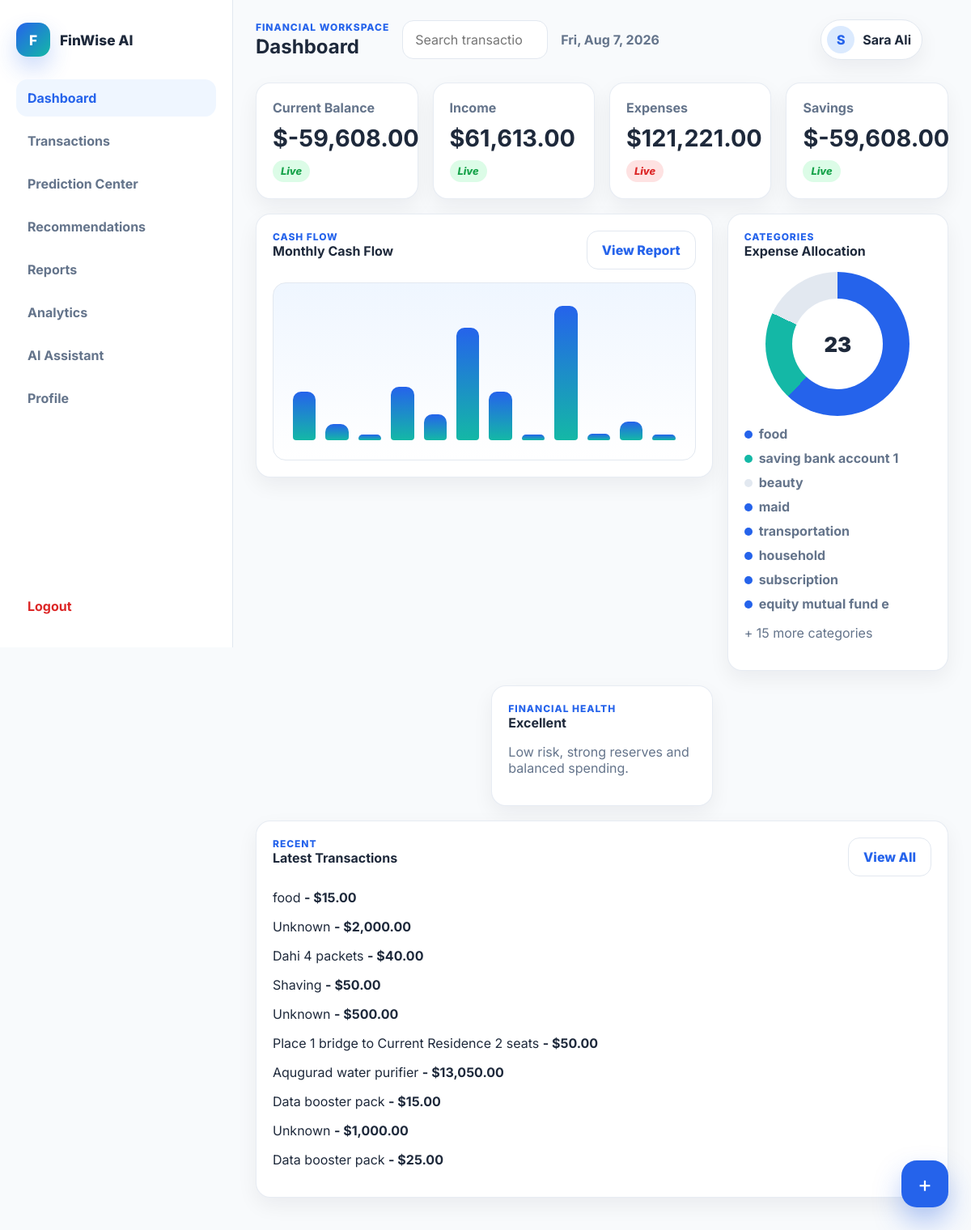
/dashboard (signed in), run on the app's committed database.
### models/user.py (models this page shows, shortened)
class User(db.Model):
    __tablename__ = "users"
    id = db.Column(db.Integer, primary_key=True)
    name = db.Column(db.String(100), nullable=False)
    email = db.Column(db.String(255), unique=True, nullable=False)
    password_hash = db.Column(db.String(255), nullable=False)
    age = db.Column(db.Integer)
    country = db.Column(db.String(100))
    occupation_level = db.Column(db.String(100))
    salary = db.Column(db.Float)
    created_at = db.Column(
        db.DateTime,
        default=datetime.utcnow
    )
    transactions = db.relationship(
        "Transaction",
        back_populates="user",
        cascade="all, delete-orphan"
    )

### models/transaction.py (models this page shows, shortened)
class Transaction(db.Model):
    __tablename__ = "transactions"
    id = db.Column(db.Integer, primary_key=True)
    user_id = db.Column(
        db.Integer,
        db.ForeignKey("users.id"),
        nullable=False
    )
    date = db.Column(db.Date, nullable=False)
    category = db.Column(db.String(100), nullable=False)
    note = db.Column(db.Text)
    amount = db.Column(db.Float, nullable=False)
    type = db.Column(db.String(20), nullable=False)
    currency = db.Column(
        db.String(10),
        default="USD"
    )
    created_at = db.Column(
        db.DateTime,
        default=datetime.utcnow
    )
    user = db.relationship(
        "User",
        back_populates="transactions"
    )

### app.py (the view)
@app.route("/dashboard")
@login_required
def dashboard():
    summary = dashboard_context(current_user())
    return render_template(
        "app/dashboard.html",
        page_title="Dashboard",
        active_page="dashboard",
        summary=summary,
        cash_flow_bars=summary["cash_flow_bars"]
    )

### app.py (called while the page is built, shortened)
def current_user():
    user_id = session.get("user_id")
    if not user_id:
        return None
    return db.session.get(User, user_id)

def login_required(view):
    @wraps(view)
    def wrapper(*args, **kwargs):
        if current_user() is None:
            return redirect(url_for("login"))
        return view(*args, **kwargs)
    return wrapper

@app.context_processor
def inject_user():
    user = current_user()
    return {
        "user": user,
        "money": money
    }

### services/finance_service.py (called while the page is built)
def money(value):
    return f"${Decimal(value or 0):,.2f}"

def user_transactions(user):
    return (
        Transaction.query
        .filter_by(user_id=user.id)
        .order_by(
            Transaction.date.desc(),
            Transaction.id.desc()
        )
        .all()
    )

def totals(user):
    income = Decimal("0")
    expenses = Decimal("0")
    for tx in user_transactions(user):
        amount = Decimal(str(tx.amount))
        if tx.type == "income":
            income += amount
        else:
            expenses += amount
    return {
        "income": income,
        "expenses": expenses,
        "balance": income - expenses,
        "savings": income - expenses,
    }

def category_breakdown(user):
    result = defaultdict(Decimal)
    for tx in user_transactions(user):
        if tx.type == "expense":
            result[tx.category] += Decimal(str(tx.amount))
    return dict(result)

def cash_flow_bars(user):
    monthly = defaultdict(Decimal)
    for tx in user_transactions(user):
        amount = Decimal(str(tx.amount))
        if tx.type == "income":
            monthly[tx.date.strftime("%Y-%m")] += amount
        else:
            monthly[tx.date.strftime("%Y-%m")] -= amount
    values = [abs(monthly[key]) for key in sorted(monthly)[-12:]]
    if not values:
        return ""
    maximum = max(values)
    if maximum == 0:
        return ",".join("0" for _ in values)
    return ",".join(str(max(4, round((value / maximum) * 100))) for value in values)

def dashboard_context(user):
    t = totals(user)
    recent = user_transactions(user)[:10]
    breakdown = category_breakdown(user)
    return {
        "current_balance": money(t["balance"]),
        "income": money(t["income"]),
        "expenses": money(t["expenses"]),
        "savings": money(t["savings"]),
        "recent_transactions": recent,
        "category_breakdown": breakdown,
        "cash_flow_bars": cash_flow_bars(user),
    }

### templates/app/dashboard.html (shortened to what this page needs)
{% extends "layout/base.html" %}
{% block styles %}
<link rel="stylesheet" href="{{ url_for('static', filename='css/dashboard.css') }}">
{% endblock %}
{% block content %}
<section class="dashboard-grid">
  <article class="card stat-card">
    <span>Current Balance</span>
    <strong>{{ summary.current_balance }}</strong>
    <em class="trend">Live</em>
  </article>
  <article class="card stat-card">
    <span>Income</span>
    <strong>{{ summary.income }}</strong>
    <em class="trend">Live</em>
  </article>
  <article class="card stat-card">
    <span>Expenses</span>
    <strong>{{ summary.expenses }}</strong>
    <em class="trend is-down">Live</em>
  </article>
  <article class="card stat-card">
    <span>Savings</span>
    <strong>{{ summary.savings }}</strong>
    <em class="trend">Live</em>
  </article>
  <article class="card chart-card wide">
    <div class="card-header">
      <div>
        <p class="eyebrow">Cash Flow</p>
        <h2>Monthly Cash Flow</h2>
      </div>
      <button class="ghost-button">
        View Report
      </button>
    </div>
    <div class="chart-placeholder">
      <div class="bars" data-bars="{{ cash_flow_bars }}"></div>
    </div>
  </article>
  <article class="card chart-card">
    <div class="card-header">
      <div>
        <p class="eyebrow">Categories</p>
        <h2>Expense Allocation</h2>
      </div>
    </div>
    <div class="donut">
      <span>{{ summary.category_breakdown|length }}</span>
    </div>
    <ul class="legend">
    {% for name, amount in summary.category_breakdown.items() %}
      {% if loop.index <= 8 %}
        <li><b></b>{{ name }}</li>
      {% endif %}
    {% else %}
      <li><b></b>No expenses</li>
    {% endfor %}
    </ul>
    {% if summary.category_breakdown|length > 8 %}
    <p class="muted">+ {{ summary.category_breakdown|length - 8 }} more categories</p>
    {% endif %}
  </article>
  <article class="card health-card">
    <p class="eyebrow">Financial Health</p>
    <strong>{{ financial_health|default('Excellent') }}</strong>
    <p class="muted">
      Low risk, strong reserves and balanced spending.
    </p>
  </article>
  <article class="card transactions-card">
    <div class="card-header">
      <div>
        <p class="eyebrow">Recent</p>
        <h2>Latest Transactions</h2>
      </div>
      <a class="ghost-button" href="{{ url_for('transactions') }}">
        View All
      </a>
    </div>
    <div class="mini-list">
      {% for tx in summary.recent_transactions %}
      <p>
        <span>{{ tx.note or tx.category }}</span>
        <strong>
          {{ '+' if tx.type=='income' else '-' }}
          {{ money(tx.amount) }}
        </strong>
      </p>
      {% else %}
      <p>
        <span>No transactions</span>
        <strong>$0.00</strong>
      </p>
      {% endfor %}
    </div>
  </article>
</section>
<button
    class="fab"
    type="button"
    data-open-modal="quickAdd">
    +
</button>
{% endblock %}

### templates/layout/base.html (shortened to what this page needs)
<!DOCTYPE html>
<html lang="en">
<head>
  <link rel="stylesheet" href="{{ url_for('static', filename='css/style.css') }}">
  <link rel="stylesheet" href="{{ url_for('static', filename='css/responsive.css') }}">
  {% block styles %}{% endblock %}
</head>
<body class="{{ 'auth-body' if auth_page else 'app-body' }}">
{% if auth_page %}
    {% block auth_content %}{% endblock %}
{% else %}
<div class="shell">
    <aside class="sidebar" id="sidebar">
        <a class="brand" href="{{ url_for('dashboard') }}" aria-label="FinWise AI dashboard">
            <span class="brand-mark">F</span>
            <span>FinWise AI</span>
        </a>
        <nav class="side-nav" aria-label="Primary navigation">
            <a class="{{ 'is-active' if active_page == 'dashboard' }}"
               href="{{ url_for('dashboard') }}">
                Dashboard
            </a>
            <a class="{{ 'is-active' if active_page == 'transactions' }}"
               href="{{ url_for('transactions') }}">
                Transactions
            </a>
            <a class="{{ 'is-active' if active_page == 'predictions' }}"
               href="{{ url_for('predictions') }}">
                Prediction Center
            </a>
            <a class="{{ 'is-active' if active_page == 'recommendations' }}"
               href="{{ url_for('recommendations') }}">
                Recommendations
            </a>
            <a class="{{ 'is-active' if active_page == 'reports' }}"
               href="{{ url_for('reports') }}">
                Reports
            </a>
            <a class="{{ 'is-active' if active_page == 'analytics' }}"
               href="{{ url_for('admin_login') }}">
                Analytics
            </a>
            <a class="{{ 'is-active' if active_page == 'chatbot' }}"
               href="{{ url_for('chatbot') }}">
                AI Assistant
            </a>
            <a class="{{ 'is-active' if active_page == 'profile' }}"
               href="{{ url_for('profile') }}">
                Profile
            </a>
        </nav>
        <a class="logout-link" href="{{ url_for('logout') }}">
            Logout
        </a>
    </aside>
    <main class="workspace">
        <header class="topbar">
            <div>
                <p class="eyebrow">Financial workspace</p>
                <h1>{{ page_title }}</h1>
            </div>
            <form class="global-search" role="search">
                <input
                    type="search"
                    id="globalSearch"
                    placeholder="Search transactions, reports, insights">
            </form>
            <time class="current-date" id="currentDate"></time>
            <a class="user-pill" href="{{ url_for('profile') }}">
                <span>{{ user.name[:1] }}</span>
                <strong>{{ user.name }}</strong>
            </a>
        </header>
        {% block content %}{% endblock %}
    </main>
</div>
{% endif %}
</body>
</html>

### static/css/dashboard.css (style rules this page uses)
.dashboard-grid { display:grid; grid-template-columns:repeat(12,1fr); gap:18px; align-items:start; }
.dashboard-grid>.stat-card { grid-column:span 3; }
.dashboard-grid>.wide { grid-column:1 / span 8; }
.dashboard-grid>.chart-card:not(.wide) { grid-column:9 / span 4; }
.health-card { grid-column:5 / span 4; }
.transactions-card { grid-column:1 / -1; }

### data on the page
User: name "S", name "Sara Ali"
Transaction: category "food", note+category "food", type "-", amount "$15.00"
Transaction: category "saving bank account 1", note "Unknown", type "-", amount "$2,000.00"
Transaction: category "beauty", note "Shaving", type "-", amount "$50.00"
Transaction: category "maid", note "Unknown", type "-", amount "$500.00"
Transaction: category "transportation", note "Place 1 bridge to Current Residence 2 seats", type "-", amount "$50.00"
Transaction: category "household", note "Aqugurad water purifier", type "-", amount "$13,050.00"
Transaction: category "subscription", note "Data booster pack", type "-", amount "$15.00"
Transaction: category "equity mutual fund e", note "Unknown", type "-", amount "$1,000.00"
Transaction: note "Dahi 4 packets", type "-", amount "$40.00"
Transaction: note "Data booster pack", type "-", amount "$25.00"

### other printed values
{{ page_title }} "Dashboard"
{{ summary.current_balance }} "$-59,608.00"
{{ summary.income }} "$61,613.00"
{{ summary.expenses }} "$121,221.00"
{{ summary.savings }} "$-59,608.00"
{{ summary.category_breakdown|length }} "23"
{{ summary.category_breakdown|length - 8 }} "15"
{{ financial_health|default('Excellent') }} "Excellent"
